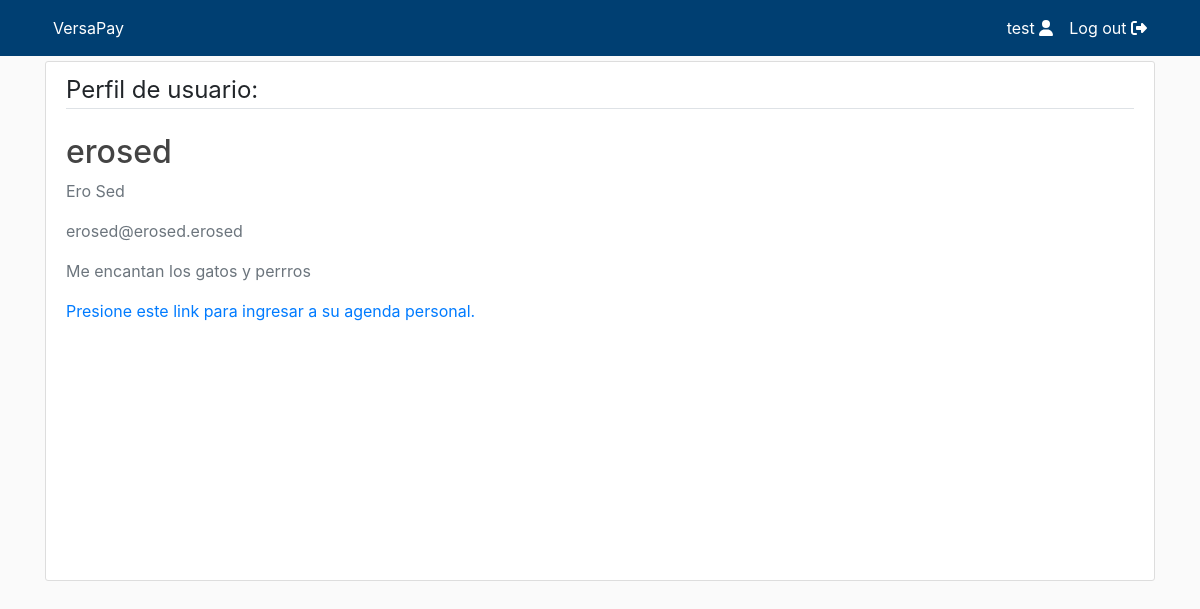
The page /profile/erosed/ (signed in) on the database its author committed.
### users/models.py (models this page shows, shortened)
class CustomUser(AbstractUser):
    STATUS = (
        ('regular', 'regular'),
        ('subscriber', 'subscriber'),
        ('moderator', 'moderator'),
    )
    email = models.EmailField(unique=True)
    status = models.CharField(max_length=100, choices=STATUS, default='regular')
    description = models.TextField("Description", max_length=600, default='', blank=True)

### users/views.py (the view, shortened to what this page needs)
# urls.py: path('profile/<username>/', views.profile, name='profile'),
def profile(request, username):
    user = get_user_model().objects.filter(username=username).first()
    if user:
        form = UserUpdateForm(instance=user)
        form.fields['description'].widget.attrs = {'rows': 1}
        return render(request, 'users/profile.html', context={'form': form})
    return redirect("homepage")

### users/templates/users/profile.html (shortened to what this page needs)
{% extends "main/header.html" %}
{% load crispy_forms_tags %}
{% block content %}
<div class="content-section col-lg-12 col-md-12 col-sm-12 tutorial-style" style="min-height:65vh;">
    <legend class="border-bottom mb-4">Perfil de usuario:</legend>
    <form method="POST" enctype="multipart/form-data">
        <div class="media">
            <div class="media-body">
                <h2 class="account-heading">{{ form.instance.username }}
                </h2>
                <p class="text-secondary">{{ form.instance.first_name }} {{ form.instance.last_name }}</p>
                <p class="text-secondary">{{ form.instance.email }}</p>
                <p class="text-secondary">{{ form.instance.description }}</p>
                <a href="vergastos/">Presione este link para ingresar a su agenda personal.</a>
            </div>
        </div>
    </form>
</div>
{% endblock content %}

### main/templates/main/includes/navbar.html (shortened to what this page needs)
<header class="site-header" style="margin-bottom: 5px">
    <nav class="navbar navbar-expand-md navbar-color">
        <div class="container">
            <div class="navbar-nav">
                <a class="nav-item nav-link" href="/">VersaPay</a>
            </div>
            <div class="collapse navbar-collapse" id="navbarToggle">
                <div class="navbar-nav">
                    {% if user.is_authenticated %}
                        <a class="nav-item nav-link" href="{% url 'profile' user.username %}">
                            {{user.username}} <i class="fas fa-user"></i>
                        </a>
                        <a class="nav-item nav-link" href="{% url 'logout' %}">
                            Log out <i class="fas fa-sign-out-alt"></i>
                        </a>
                    {% endif %}
                </div>
            </div>
        </div>
    </nav>
</header>

### main/static/main/main.css (style rules this page uses)
:root { --footercolor: #003F72; --navbarcolor: #003F72; --btncolor: #003F72; --socialcolor: #003F72; --brightText: #ffffff; }
.navbar-color { background-color: var(--navbarcolor); }
body { background: #fafafa; }
h1, h2, h3, h4, h5, h6 { color: #444444; }
.site-header .navbar-nav .nav-link { color: var(--brightText); }
.content-section { background: #ffffff; padding: 10px 20px; border: 1px solid #dddddd; border-radius: 3px; margin-bottom: 20px; }

### rows shown on the page
CustomUser: username "test"
CustomUser: instance.username "erosed", instance.first_name "Ero", instance.last_name "Sed", instance.email "erosed@erosed.erosed", instance.description "Me encantan los gatos y perrros"
